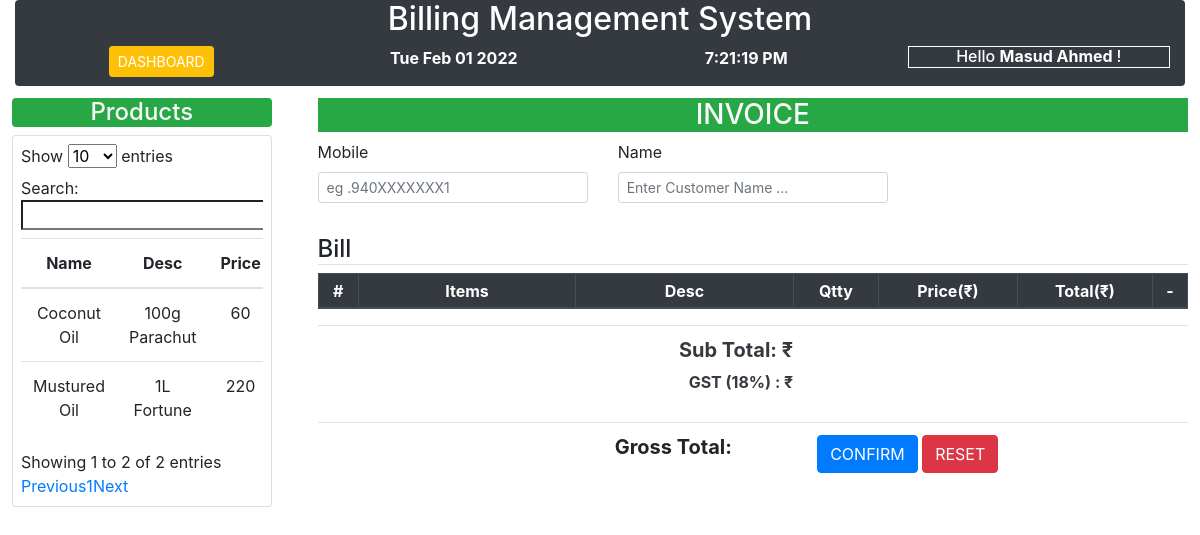
The app's page /generate_bills.php (signed in), older data.
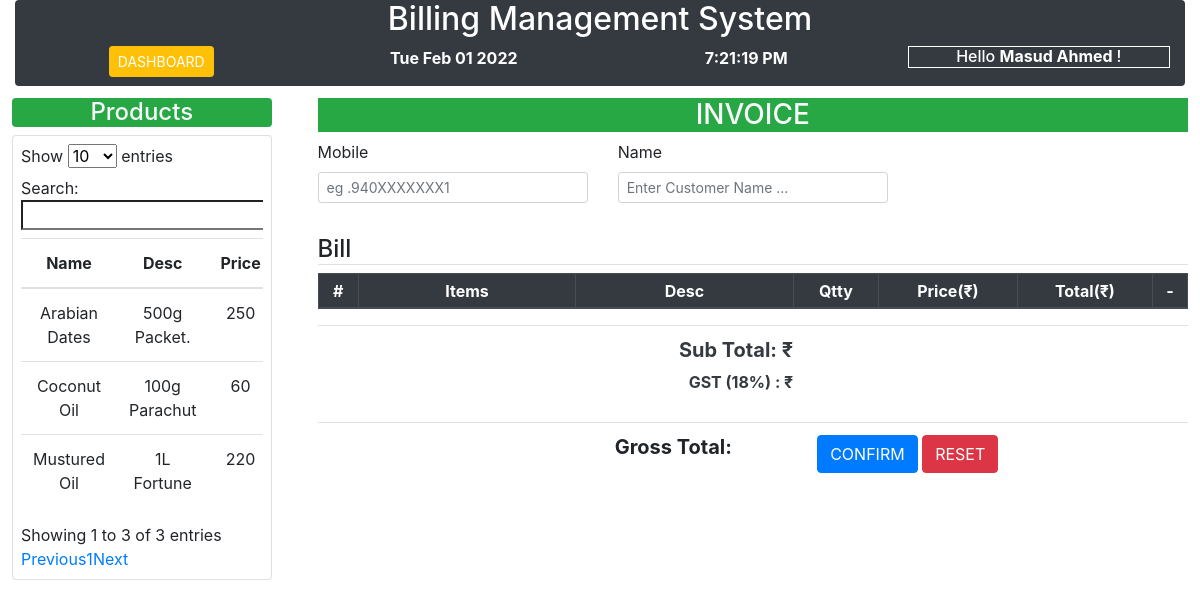
The same page, newer data.
### tables this page shows
CREATE TABLE `inventory` (
  `iid` int(11) NOT NULL,
  `pid` int(11) NOT NULL,
  `qnt_in_hand` int(11) NOT NULL,
  `sell_price` decimal(10,0) NOT NULL,
  `buy_price` decimal(10,0) NOT NULL
);

CREATE TABLE `products` (
  `pid` int(11) NOT NULL,
  `pname` varchar(50) NOT NULL,
  `pcat` int(11) NOT NULL,
  `barcode` int(11) DEFAULT NULL,
  `description` text NOT NULL
);

### generate_bills.php (the view, shortened to what the changed rows need)
<?php require_once "lib/db.php";
?>
<!DOCTYPE html>
<html lang="en">
<head>
    <link rel="stylesheet" href="assets/css/bootstrap.min.css">
</head>
<body>
    <div class="container-fluid">
        <div class="conatiner-fluid">
            <div class="container-fluid bg-dark text-center rounded">
                <h2 class="text-white "> Billing Management System </h2>
            </div>
        </div>
    </div>
    <div class="container-fluid p-1">
        <div class="row">
            <div class="col-md-3 col-xs-12 col-sm-11">
                <div class="container-fluid p-2">
                    <div class="card p-2">
                        <div class="table-responsive">
                            <table class="table text-center" id="table_filter">
                                <thead>
                                    <tr>
                                        <th>Name</th>
                                        <th>Desc</th>
                                        <th>Price</th>
                                    </tr>
                                </thead>
                                <tbody>
                                    <?php
                                    $sql = "SELECT `products`.`pid`,`products`.`pname`, `products`.`description`, `inventory`.`sell_price` FROM `products` JOIN `inventory` ON `inventory`.`pid`=`products`.`pid`";
                                    $res = mysqli_query($conn, $sql);
                                    while ($row = mysqli_fetch_assoc($res)) {
                                    ?>
                                        <tr>
                                            <td><?= $row['pname'] ?></td>
                                            <td><?= $row['description'] ?></td>
                                            <td><?= $row['sell_price'] ?></td>
                                        </tr>
                                    <?php } ?>
                                </tbody>
                            </table>
                        </div>
                    </div>
                </div>
            </div>
            <div class="col-md-9 col-xs-12 col-sm-11">
                <form>
                    <div class="container-fluid p-2">
                        <table class="table table-sm table-bordered text-center">
                            <thead class="thead-dark">
                                <tr>
                                    <th scope="col">#</th>
                                    <th scope="col" class="col-3">Items</th>
                                    <th scope="col" class="col-3">Desc</th>
                                    <th scope="col">Qtty</th>
                                    <th scope="col">Price(₹)</th>
                                    <th scope="col">Total(₹)</th>
                                    <th scope="col">-</th>
                                </tr>
                            </thead>
                        </table>
                    </div>
                </form>
            </div>
        </div>
    </div>
</body>
</html>

Row changes from the older to the newer data that the page shows:
added inventory: pid.pname "Arabian Dates", pid.description "500g Packet.", sell_price "250"
Text that changed along with them:
text written by a page script: "Show entries Search: Showing 1 to 2 of 2 entries Previous 1 Next" → "Show entries Search: Showing 1 to 3 of 3 entries Previous 1 Next"
